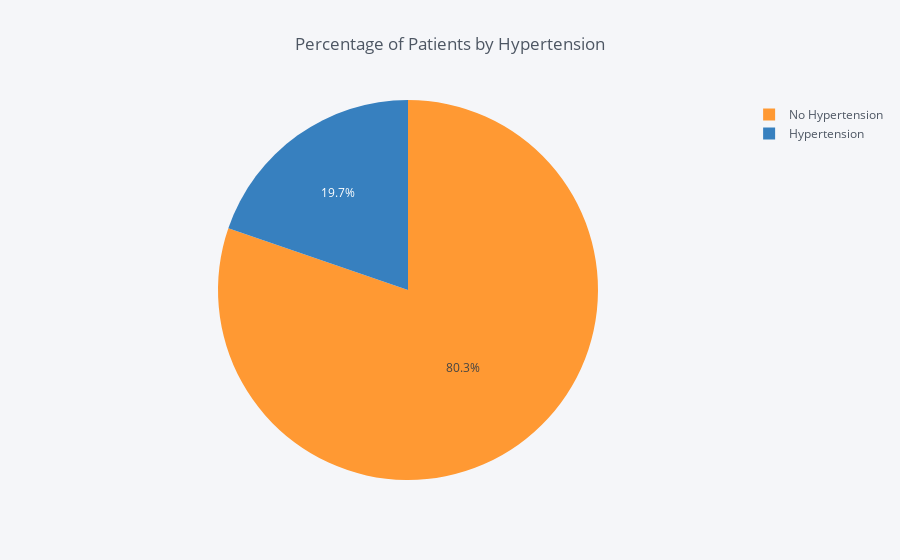

This figure's notebook cell:
### Markdown cell above
> **Q 4.1:** What are the Percentage of Patients with hypertension by Appointment Status

### Code cell
df.groupby('hypertension', as_index=False)['patient_id'].count().iplot(
        kind='pie', labels='hypertension', values='patient_id', title='Percentage of Patients by Hypertension')

### Figure 1 — Plotly figure (JSON) as saved in the notebook; plotly's stock layout.template omitted (floating-point values rounded to 4 significant figures)
{"data": [{"labels": ["No Hypertension", "Hypertension"], "marker": {"colors": ["rgba(255, 153, 51, 1.0)", "rgba(55, 128, 191, 1.0)"]}, "name": "", "type": "pie", "values": [88725, 21801]}], "layout": {"legend": {"bgcolor": "#F5F6F9", "font": {"color": "#4D5663"}}, "paper_bgcolor": "#F5F6F9", "plot_bgcolor": "#F5F6F9", "title": "Percentage of Patients by Hypertension", "titlefont": {"color": "#4D5663"}}}
